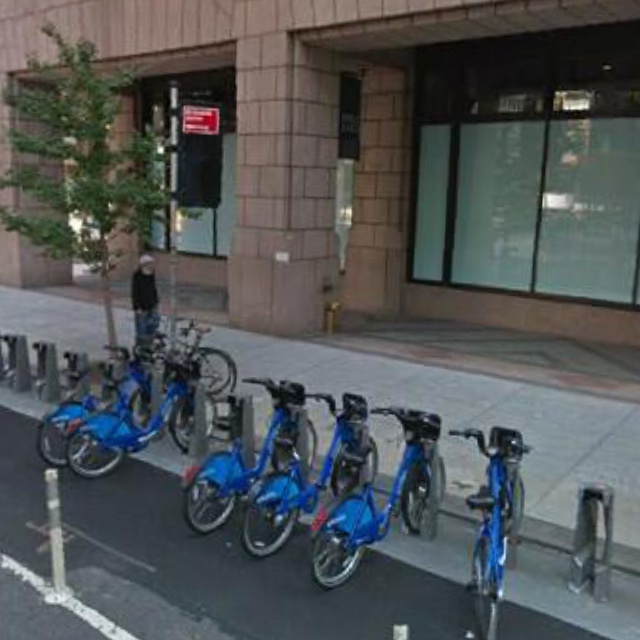
#> input picture notebook/a.jpg, 640 x 640 px
$ jupyter execute --allow-errors line_detection.ipynb
#> lines starting #> are read from the running program, lines starting #| are printed output that depends on the picture
[cell 1]
import numpy
import cv2
from pylsd import lsd
import matplotlib.pyplot as plt

[cell 2]
img = cv2.imread('a.jpg')
#> img is the input picture: shape (640, 640, 3); mean B, G, R 85.6, 84.4, 80.7
plt.imshow(img[:,:,::-1])

[cell 3]
gray = cv2.cvtColor(img, cv2.COLOR_BGR2GRAY)
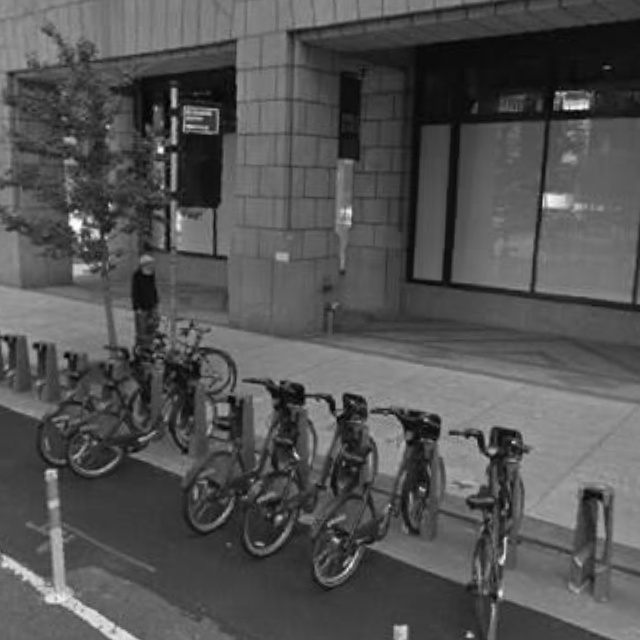
#> gray: shape (640, 640); min 2, max 253, mean 83.4
#> (the rest of this cell did not finish here and is left out)
